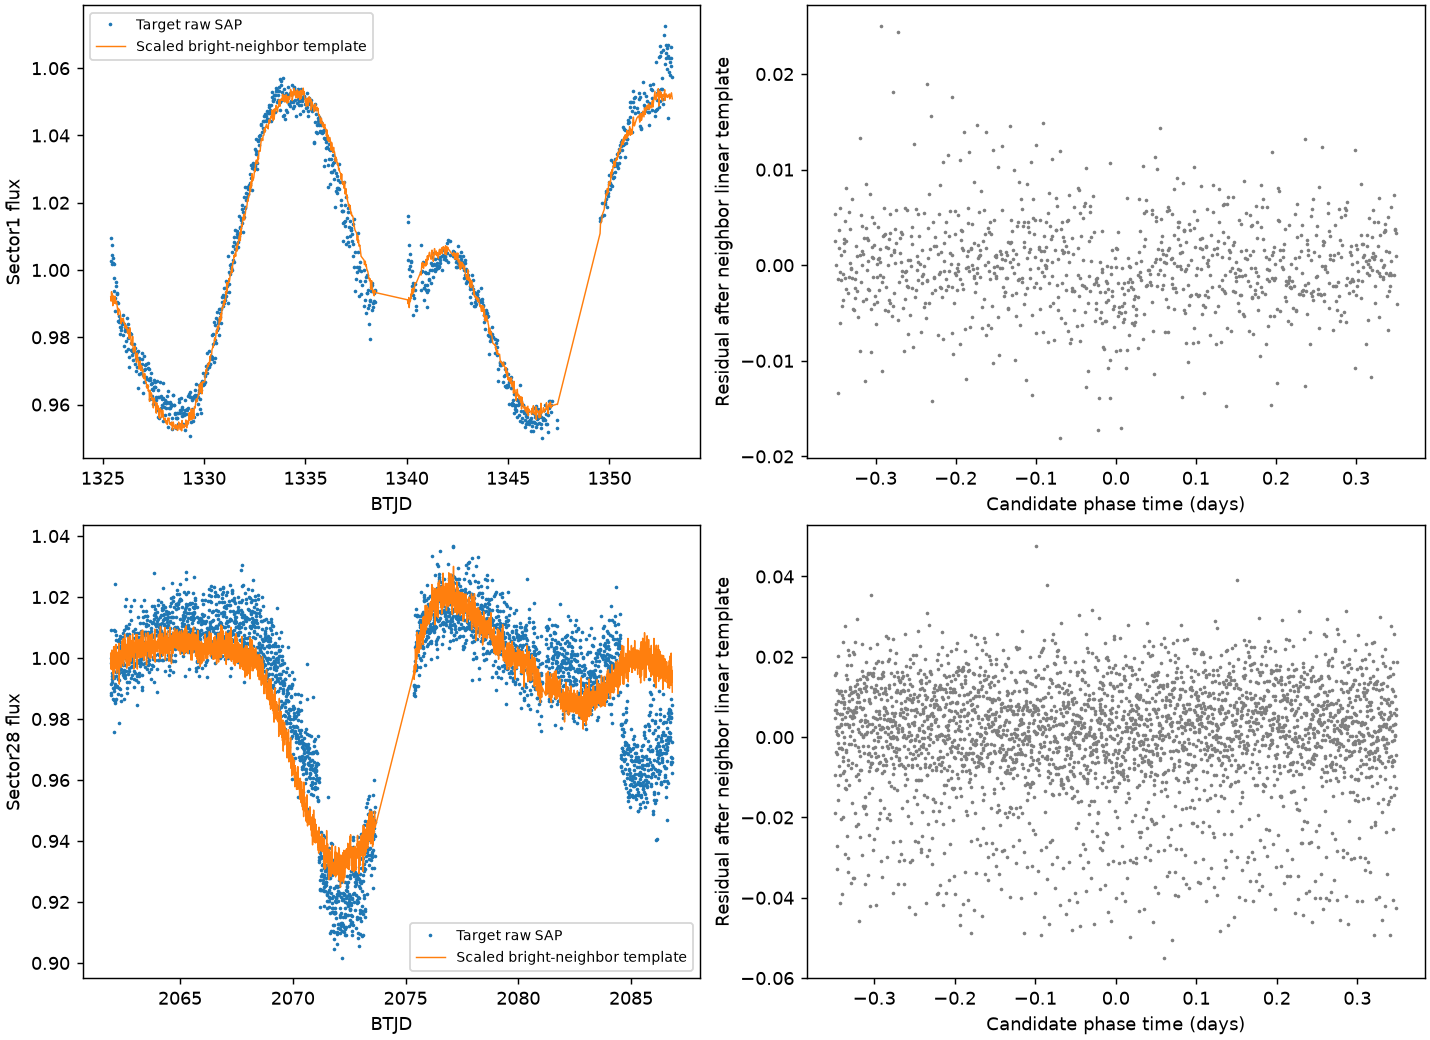

Source code (Python):
"""Compare the target and bright rotating neighbor at matched public cadences.

Reproduce: python candidates/broad_s1/tic139148478_multisector/neighbor_comparison.py
This measures common variability and candidate-phase depths, not pixel origin.
"""
from pathlib import Path
from datetime import datetime, timezone
import hashlib
import json
import sys

import numpy as np
from astropy.timeseries import LombScargle

ROOT = Path(__file__).resolve().parents[3]
sys.path.insert(0, str(ROOT / 'src'))
from broad_vet import load_records, read_source, local_quadratic, phase, mad
import matplotlib.pyplot as plt

OUT = Path(__file__).resolve().parent


if __name__ == '__main__':
    target = load_records([139148478])[0]
    target_rows = [dict(sector=1,path=target['path'],sha256=target['sha256'],url=target['url'])]
    target_rows += [r for r in json.loads((ROOT/'data/broad_followup_queries/tic139148478_qlp.json').read_text()) if r['status']=='retained']
    neighbors = {r['sector']:r for r in json.loads((ROOT/'data/broad_followup_queries/tic139148479_qlp.json').read_text()) if r['status']=='retained'}
    dossier = json.loads((OUT/'multisector.json').read_text())
    ephemerides = {r['sector']:r['ephemeris'] for r in dossier['independent_sector_searches']}
    rows, graphs = [], []
    for row in target_rows:
        sector = row['sector']
        if sector not in neighbors:
            continue
        a,_ = read_source(row)
        b,_ = read_source(neighbors[sector])
        usea = (a['QUALITY']==0)&np.isfinite(a['TIME'])&np.isfinite(a['SAP_FLUX'])&np.isfinite(a['KSPSAP_FLUX_ERR'])&(a['KSPSAP_FLUX_ERR']>0)
        useb = (b['QUALITY']==0)&np.isfinite(b['TIME'])&np.isfinite(b['SAP_FLUX'])&np.isfinite(b['KSPSAP_FLUX_ERR'])&(b['KSPSAP_FLUX_ERR']>0)
        ta,fa,ea = a['TIME'][usea],a['SAP_FLUX'][usea],a['KSPSAP_FLUX_ERR'][usea]
        tb,fb,eb = b['TIME'][useb],b['SAP_FLUX'][useb],b['KSPSAP_FLUX_ERR'][useb]
        oa,ob=np.argsort(ta),np.argsort(tb)
        ta,fa,ea=ta[oa],fa[oa],ea[oa];tb,fb,eb=tb[ob],fb[ob],eb[ob]
        index=np.searchsorted(tb,ta)
        right=np.clip(index,0,len(tb)-1);left=np.clip(index-1,0,len(tb)-1)
        nearest=np.where(abs(tb[right]-ta)<abs(tb[left]-ta),right,left)
        matched=abs(tb[nearest]-ta)<.4*np.median(np.diff(ta))
        time, ft, fn=ta[matched],fa[matched]/np.median(fa[matched]),fb[nearest[matched]]/np.median(fb[nearest[matched]])
        correlation=float(np.corrcoef(ft,fn)[0,1])
        design=np.column_stack([np.ones(len(time)),fn-1.])
        beta=np.linalg.lstsq(design,ft,rcond=None)[0]
        residual=ft-design@beta
        frequency=np.linspace(.03,.3,3001)
        power=LombScargle(tb-tb.min(),fb,eb).power(frequency)
        rotation=float(1/frequency[int(np.argmax(power))])
        eph=ephemerides[sector]
        p,epoch,d=eph['period'],eph['t0_btjd'],eph['duration_days']
        target_depth,_=local_quadratic(ta,fa,ea,p,epoch,d)
        neighbor_depth,_=local_quadratic(tb,fb,eb,p,epoch,d)
        rows.append(dict(sector=sector,n_matched=int(matched.sum()),raw_flux_correlation=correlation,
                         neighbor_to_target_relative_variation_scale=float(beta[1]),
                         target_raw_mad=mad(ft),after_neighbor_linear_template_mad=mad(residual),
                         neighbor_long_timescale_ls_period_days=rotation,
                         target_independent_candidate_ephemeris=eph,
                         target_candidate_phase_depth=target_depth,neighbor_candidate_phase_depth=neighbor_depth,
                         target_source={k:row[k] for k in ('url','path','sha256')},
                         neighbor_source={k:neighbors[sector][k] for k in ('url','path','sha256')}))
        graphs.append((sector,time,ft,fn,beta,residual,p,epoch))
        print('NEIGHBOR_QA',sector,'rawcorr',correlation,'rotationP',rotation,
              'target/neighbor_candidateSNR',target_depth['snr'],neighbor_depth['snr'],flush=True)
    payload=dict(checked_utc=datetime.now(timezone.utc).isoformat(),target_tic=139148478,neighbor_tic=139148479,
                 neighbor_name='HD217027',neighbor_separation_arcsec=51.5,known_rotation_period_days=9.50244,
                 current_target_tic_contamination_ratio=.995876,sector_reports=rows,
                 limitations=['Shared rotational variability is contamination evidence, not proof of the transit source.',
                              'Candidate phase was independently optimized per target sector; its optimized score is not a false-alarm probability.',
                              'Long-timescale LS periods are exploratory and have no quoted uncertainty.',
                              'PSF weighting differs between apertures and sectors; no physical dilution correction is inferred.'],
                 code_sha256=hashlib.sha256(Path(__file__).read_bytes()).hexdigest())
    (OUT/'neighbor_comparison.json').write_text(json.dumps(payload,indent=2,allow_nan=False))
    fig,axes=plt.subplots(len(graphs),2,figsize=(11,4*len(graphs)),layout='constrained');axes=np.atleast_2d(axes)
    for ax,(sector,time,ft,fn,beta,residual,p,epoch) in zip(axes,graphs):
        ax[0].plot(time,ft,'.',ms=2,label='Target raw SAP')
        ax[0].plot(time,beta[0]+beta[1]*(fn-1),lw=.8,label='Scaled bright-neighbor template')
        ax[0].set(xlabel='BTJD',ylabel=f'Sector{sector} flux');ax[0].legend(fontsize=8)
        ax[1].plot(phase(time,p,epoch),residual,'.',ms=2,color='.5')
        ax[1].set(xlabel='Candidate phase time (days)',ylabel='Residual after neighbor linear template')
    fig.savefig(OUT/'neighbor_comparison.png',dpi=130);plt.close(fig)
